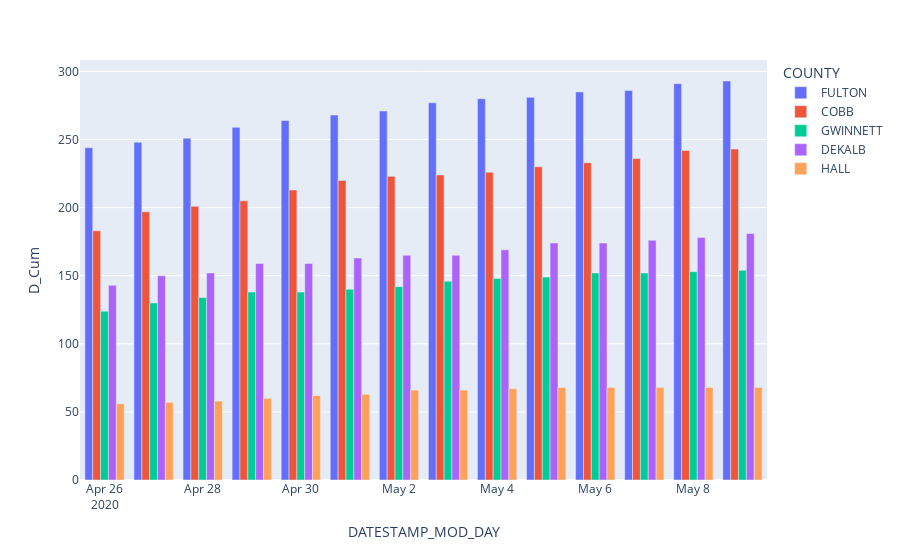

The code cell stored with this chart in its notebook:
### Code cell
plotly7 = px.bar(dailySpecific,
                x='DATESTAMP_MOD_DAY',
                y='D_Cum',
                color='COUNTY',
                barmode='group')
plotly7.show()

### Figure 1 — Plotly figure (JSON) as saved in the notebook; plotly's stock layout.template omitted (floating-point values rounded to 4 significant figures)
{"data": [{"alignmentgroup": "True", "hovertemplate": "COUNTY=FULTON<br>DATESTAMP_MOD_DAY=%{x}<br>D_Cum=%{y}<extra></extra>", "legendgroup": "FULTON", "marker": {"color": "#636efa", "pattern": {"shape": ""}}, "name": "FULTON", "offsetgroup": "FULTON", "orientation": "v", "showlegend": true, "textposition": "auto", "type": "bar", "x": ["2020-04-26", "2020-04-27", "2020-04-28", "2020-04-29", "2020-04-30", "2020-05-01", "2020-05-02", "2020-05-03", "2020-05-04", "2020-05-05", "2020-05-06", "2020-05-07", "2020-05-08", "2020-05-09"], "xaxis": "x", "y": [244, 248, 251, 259, 264, 268, 271, 277, 280, 281, 285, 286, 291, 293], "yaxis": "y"}, {"alignmentgroup": "True", "hovertemplate": "COUNTY=COBB<br>DATESTAMP_MOD_DAY=%{x}<br>D_Cum=%{y}<extra></extra>", "legendgroup": "COBB", "marker": {"color": "#EF553B", "pattern": {"shape": ""}}, "name": "COBB", "offsetgroup": "COBB", "orientation": "v", "showlegend": true, "textposition": "auto", "type": "bar", "x": ["2020-04-26", "2020-04-27", "2020-04-28", "2020-04-29", "2020-04-30", "2020-05-01", "2020-05-02", "2020-05-03", "2020-05-04", "2020-05-05", "2020-05-06", "2020-05-07", "2020-05-08", "2020-05-09"], "xaxis": "x", "y": [183, 197, 201, 205, 213, 220, 223, 224, 226, 230, 233, 236, 242, 243], "yaxis": "y"}, {"alignmentgroup": "True", "hovertemplate": "COUNTY=GWINNETT<br>DATESTAMP_MOD_DAY=%{x}<br>D_Cum=%{y}<extra></extra>", "legendgroup": "GWINNETT", "marker": {"color": "#00cc96", "pattern": {"shape": ""}}, "name": "GWINNETT", "offsetgroup": "GWINNETT", "orientation": "v", "showlegend": true, "textposition": "auto", "type": "bar", "x": ["2020-04-26", "2020-04-27", "2020-04-28", "2020-04-29", "2020-04-30", "2020-05-01", "2020-05-02", "2020-05-03", "2020-05-04", "2020-05-05", "2020-05-06", "2020-05-07", "2020-05-08", "2020-05-09"], "xaxis": "x", "y": [124, 130, 134, 138, 138, 140, 142, 146, 148, 149, 152, 152, 153, 154], "yaxis": "y"}, {"alignmentgroup": "True", "hovertemplate": "COUNTY=DEKALB<br>DATESTAMP_MOD_DAY=%{x}<br>D_Cum=%{y}<extra></extra>", "legendgroup": "DEKALB", "marker": {"color": "#ab63fa", "pattern": {"shape": ""}}, "name": "DEKALB", "offsetgroup": "DEKALB", "orientation": "v", "showlegend": true, "textposition": "auto", "type": "bar", "x": ["2020-04-26", "2020-04-27", "2020-04-28", "2020-04-29", "2020-04-30", "2020-05-01", "2020-05-02", "2020-05-03", "2020-05-04", "2020-05-05", "2020-05-06", "2020-05-07", "2020-05-08", "2020-05-09"], "xaxis": "x", "y": [143, 150, 152, 159, 159, 163, 165, 165, 169, 174, 174, 176, 178, 181], "yaxis": "y"}, {"alignmentgroup": "True", "hovertemplate": "COUNTY=HALL<br>DATESTAMP_MOD_DAY=%{x}<br>D_Cum=%{y}<extra></extra>", "legendgroup": "HALL", "marker": {"color": "#FFA15A", "pattern": {"shape": ""}}, "name": "HALL", "offsetgroup": "HALL", "orientation": "v", "showlegend": true, "textposition": "auto", "type": "bar", "x": ["2020-05-06", "2020-05-07", "2020-05-08", "2020-05-09", "2020-04-26", "2020-04-27", "2020-04-28", "2020-04-29", "2020-04-30", "2020-05-01", "2020-05-02", "2020-05-03", "2020-05-04", "2020-05-05"], "xaxis": "x", "y": [68, 68, 68, 68, 56, 57, 58, 60, 62, 63, 66, 66, 67, 68], "yaxis": "y"}], "layout": {"barmode": "group", "legend": {"title": {"text": "COUNTY"}, "tracegroupgap": 0}, "margin": {"t": 60}, "xaxis": {"anchor": "y", "domain": [0, 1], "title": {"text": "DATESTAMP_MOD_DAY"}}, "yaxis": {"anchor": "x", "domain": [0, 1], "title": {"text": "D_Cum"}}}}
